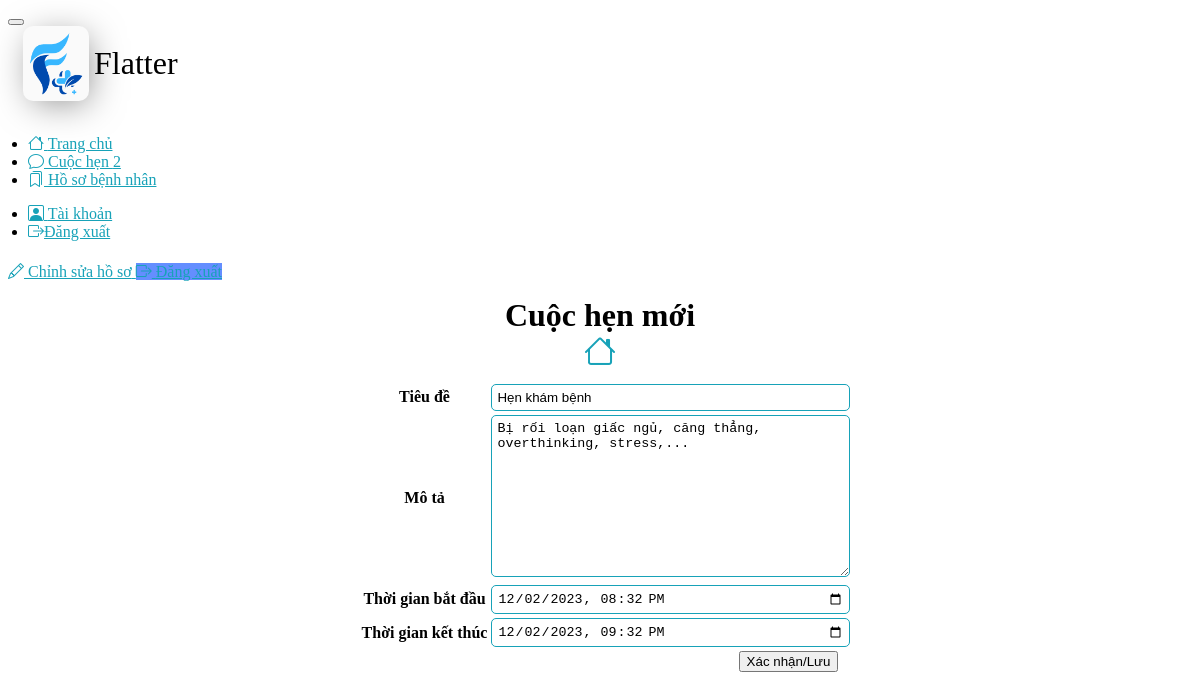
The app's page /event/edit/1/ (signed in) with its own data.
### Main_App/models.py (models this page shows, shortened)
class Event(models.Model):
    status = models.BooleanField(default=False)
    title = models.CharField(max_length=200)
    description = models.TextField()
    start_time = models.DateTimeField()
    end_time = models.DateTimeField()

### Main_App/views.py (the view, shortened to what this page needs)
# urls.py: path('event/edit/<event_id>/', views.event, name='event_edit'),
def event(request, event_id=None):
    instance = models.Event()
    if event_id:
        instance = get_object_or_404(models.Event, pk=event_id)
    else:
        instance = models.Event()
    form = EventForm(request.POST or None, instance=instance)
    if is_doctor(request.user):
        return render(request, 'event.html', {'form': form, 'event':models.Event.objects.all().count()})
    else:
        return render(request, 'paevent.html', {'form': form, 'event':models.Event.objects.all().count()})

### Main_App/forms.py
class EventForm(ModelForm):
  class Meta:
    model = models.Event
    widgets = {
      'start_time': DateInput(attrs={'type': 'datetime-local'}, format='%Y-%m-%dT%H:%M'),
      'end_time': DateInput(attrs={'type': 'datetime-local'}, format='%Y-%m-%dT%H:%M'),
    }
    fields = ['title','description','start_time','end_time']
  def __init__(self, *args, **kwargs):
    super(EventForm, self).__init__(*args, **kwargs)
    self.fields['start_time'].input_formats = ('%Y-%m-%dT%H:%M',)
    self.fields['end_time'].input_formats = ('%Y-%m-%dT%H:%M',)

### Main_App/views.py (called while the page is built)
def is_doctor(user):
    return user.groups.filter(name='DOCTOR').exists()

### template/event.html (shortened to what this page needs)
{% extends 'doctor/doctorbase.html' %}
{% block content %}
<h1 class="title">Cuộc hẹn mới  <br>
  <a class="btn btn-info title" style="margin:auto"href="{% url 'calendar' %}"> <i class="bi bi-house"></i> </a>
</h1>
<form method="post">
  <table class="form form-table">
    {{ form }}
    <tr><td colspan="2"><button type="submit" class="btn btn-info right">Xác nhận/Lưu </button></td></tr>
  </table>
</form>
{% endblock %}

### template/event.html (style rules this page uses)
.right { float: right; }
.form { margin: auto; }
.form input, .form select, .form textarea { border-radius: 5px; border: 1px solid #17a2b8; outline: none; background: none; padding: 5px; width: 100%; }
.title { text-align: center; margin: 10px; }
a { color: #17a2b8; }

### records on screen
Event: title "Hẹn khám bệnh", description "Bị rối loạn giấc ngủ, căng thẳng, overthinking, stress,...", start_time "12/02/2023 20:32", end_time "12/02/2023 21:32"

### other values on screen
{{ event }} "2"
